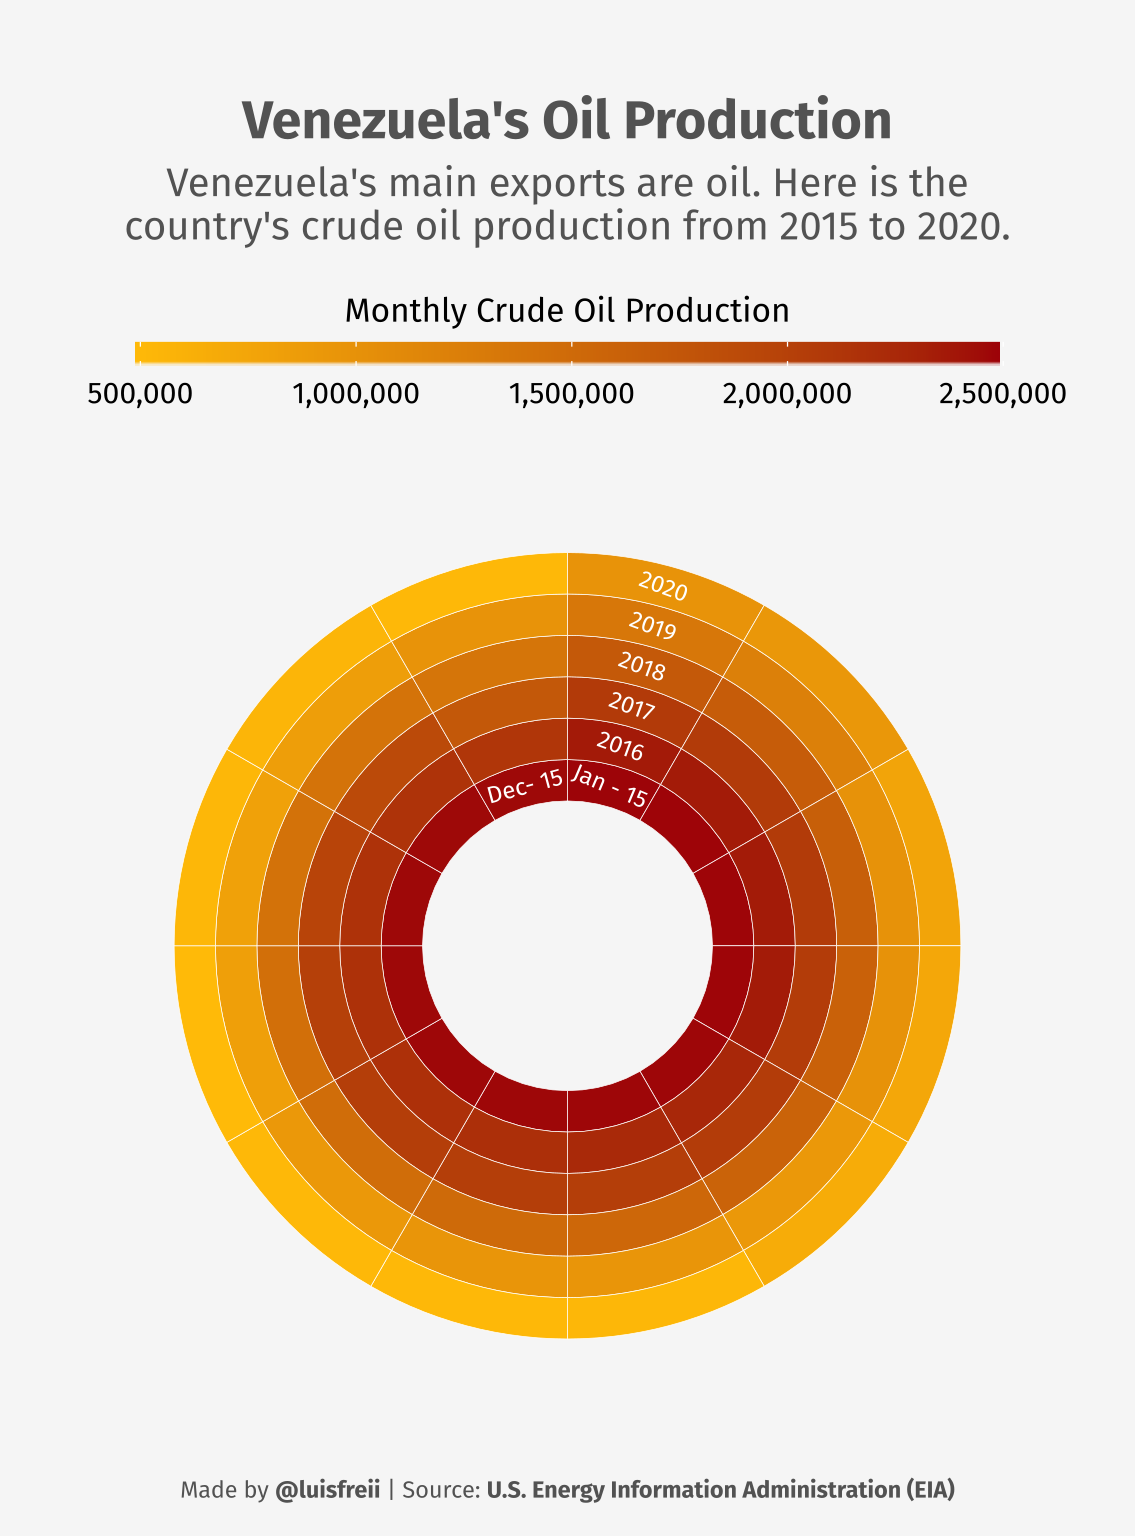

The R source for this figure:
#Load packages
library(tidyverse)
library(extrafont)

#Get the data
readxl::read_excel("oil_production.xlsx") %>% 
  janitor::clean_names() %>% 
  select(1, 4) %>% 
  slice(265:336) -> oil_production

#tibble with text
tibble(
  month = c(1, 12),
  year = 2015,
  text = c("Jan - 15", "Dec- 15")
) -> annotations

#tibble with text
tibble(
  month = 1,
  year = 2016:2020,
  text = 2016:2020
) -> annotations2 #This is a super bad name for this
  
#Create month and year columns with lubridate
oil_production %>% 
  mutate(year = lubridate::year(date),
         month = lubridate::month(date)) -> oil_production

#Plot
  ggplot() +
  geom_tile(oil_production,
            mapping = aes(month, year,
                          fill = crude_oil_production_venezuela_monthly),
            color = "white") +
  #xlim(-11, 13) + 
  ylim(2011, 2021) +
  geom_text(annotations,
            mapping = aes(month, year, label = text),
            angle = c(-23, -345),
            color = "white",
            size = 2.5,
            family = "Fira Sans") +
  geom_text(annotations2,
            mapping = aes(month, year, label = text),
            angle = -20,
            color = "white",
            size = 2.5,
            family = "Fira Sans") +
  coord_polar() +
  scale_fill_gradient(low = "#ffba08", 
                      high = "#9d0208",
                      limits = c(380, 2600),
                      breaks = seq(500, 2500, 500),
                      labels = c("500,000", "1,000,000", "1,500,000", "2,000,000", "2,500,000")) +
  labs(fill = "Monthly Crude Oil Production",
       title = "Venezuela's Oil Production",
       subtitle = "Venezuela's main exports are oil. Here is the\ncountry's crude oil production from 2015 to 2020.",
       caption = "Made by **@luisfreii** | Source: **U.S. Energy Information Administration (EIA)**") +
  guides(fill = guide_colorbar(title.position = "top",
                               title.hjust = .5, 
                               barwidth = unit(20, 'lines'), 
                               barheight = unit(.5, 'lines'))) +
  theme_void() +
  theme(legend.position = "top",
        plot.margin = margin(25, 15, 10, 15),
        plot.title.position = "plot",
        plot.caption.position = "plot",
        panel.background = element_rect(color = "#F5F5F5",
                                        fill = "#F5F5F5"),
        plot.background = element_rect(color = "#F5F5F5",
                                       fill = "#F5F5F5"),
        panel.grid = element_blank(),
        plot.title = element_text(size = 16,
                                  color = "#525252",
                                  face = "bold",
                                  hjust = .5,
                                  family = "Fira Sans"),
        plot.subtitle = element_text(size = 12,
                                     color = "#525252",
                                     hjust = .5,
                                     margin = margin(t = .2, b = .5, unit = "cm"),
                                     family = "Fira Sans"),
        plot.caption = ggtext::element_markdown(size = 7,
                                                color = "#525252",
                                                hjust = .5,
                                                family = "Fira Sans"),
        legend.text = element_text(size = 9,
                                   family = "Fira Sans"),
        legend.title = element_text(size = 10,
                                    family = "Fira Sans"))

#Code to save the plot. The PNG save method creates some white space, you can remove that with the magick package using image_trim. I always save it first to SVG and then PNG so I remove the white space on InkScape
  # ggsave("11.Circular.png",
  #      width = 12,
  #      height = 18,
  #      units = "cm",
  #      dpi = 320,
  #      type = "cairo-png")
  
  # ggsave("11.Circular.svg",
  #        width = 12,
  #        height = 18,
  #        units = "cm",
  #        dpi = 320)
  
